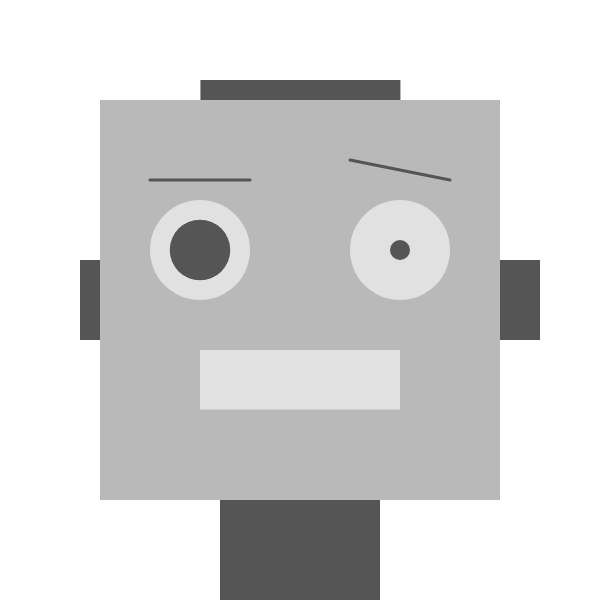
Frame 1 (no input)
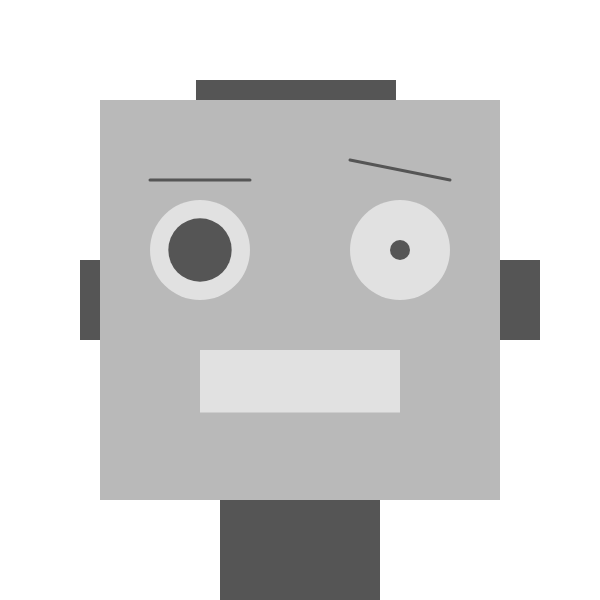
Frame 60 (no input)
Frame 120 (the mouse pressed at the canvas centre since frame 60): identical to frame 60, image omitted

The p5.js sketch that drew these frames (run headless with seeded random() and noise() and a simulated clock; from frame 60 on, the mouse is pressed at the canvas centre):

// p5.js sketch
// ── sketch.js
var hairX;
var mouthH;
var leftEyeSize;
var animate;

function setup() {
    createCanvas(600, 600);

    mouthH = 60;
    hairX = 200;
    leftEyeSize = 60;
    animate = true;
}

function draw() {
    if (animate) {
        hairX += random(-1, 1);
        mouthH += random(-1, 1);
        leftEyeSize += random(-1, 1);
    }


    background(255);
    noStroke();

    fill(85);
    rect(80, 260, 460, 80); // Ear Bar

    fill(185);
    rect(100, 100, 400, 400); // Head

    fill(225);
    ellipse(200, 250, 100, 100); // Left Eye Socket
    ellipse(400, 250, 100, 100); // Right Eye Socket
    rect(200, 350, 200, mouthH); // Mouth

    fill(85);
    ellipse(200, 250, leftEyeSize, leftEyeSize); // Left Pupil
    ellipse(400, 250, 20, 20); // Right Pupil
    rect(hairX, 80, 200, 20); // Hair
    rect(220, 500, 160, 100); // Neck

    stroke(85);
    strokeWeight(3);
    line(150, 180, 250, 180); // Left Eyebrow
    line(350, 160, 450, 180); // Right Eyebrow
}

function mousePressed() {
    animate = !animate;
}

function keyPressed() {
    animate = !animate;
}
